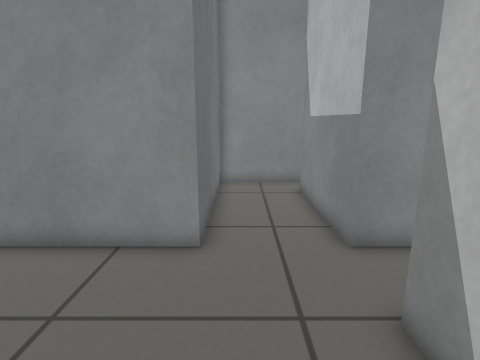
[1] (above)

16 first-person views from a walk through a robot-simulator world made for Gazebo. The camera is 0.78 m above the floor, tilts 12° down and sees 80° across. The floor is counted in squares, 0.25 m on a side. Each view is taken from the middle of a square. On the plan, view 1 faces up. The plan holds only what a view shows up to about 20 squares ahead; the rest is blank.

[2]
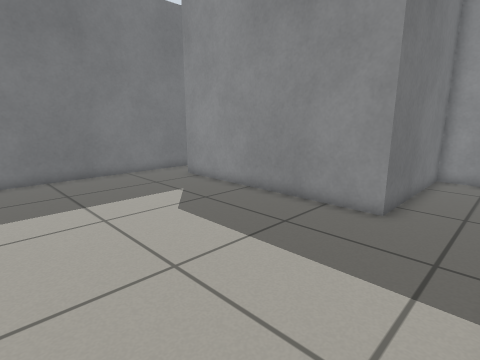

[3]
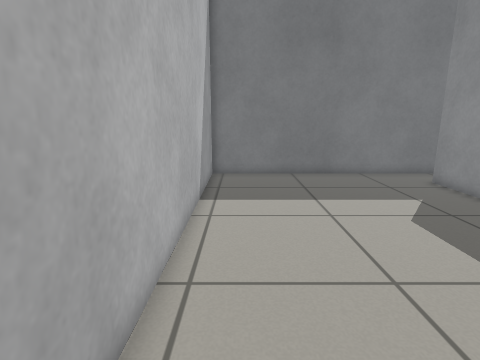

[4]
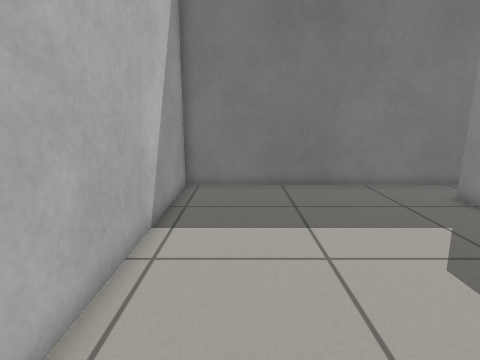

[5]
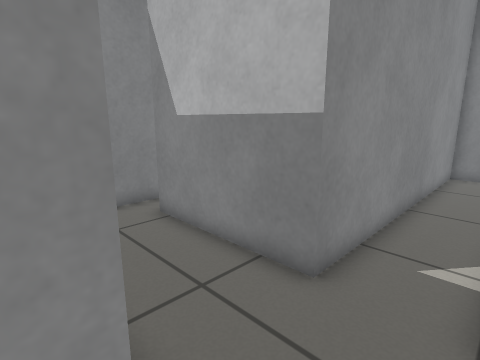

[6]
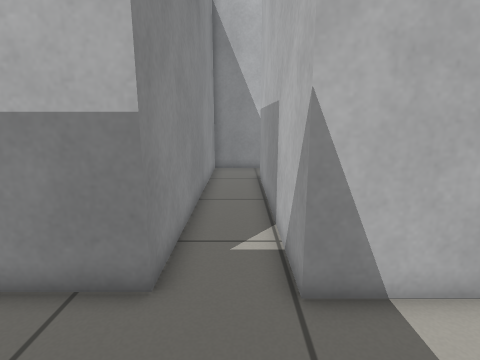

[7]
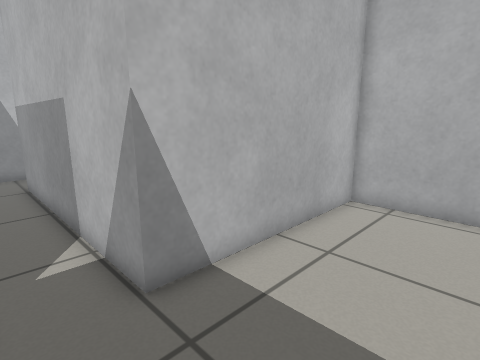

[8]
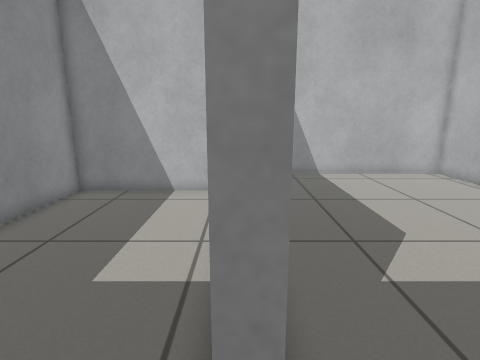

[9]
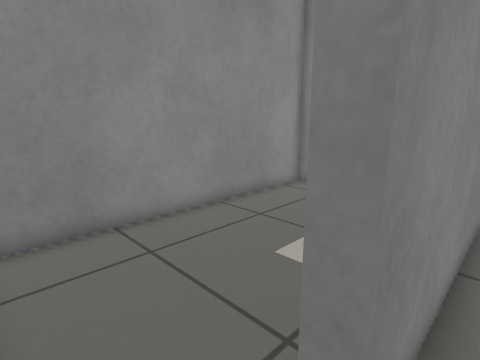

[10]
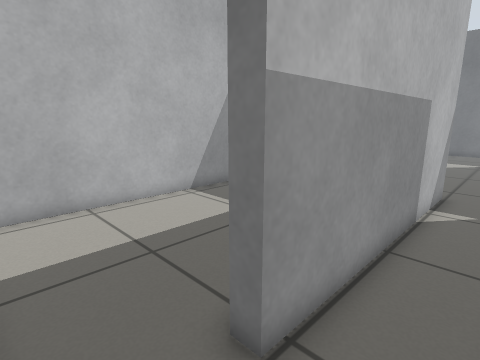

[11]
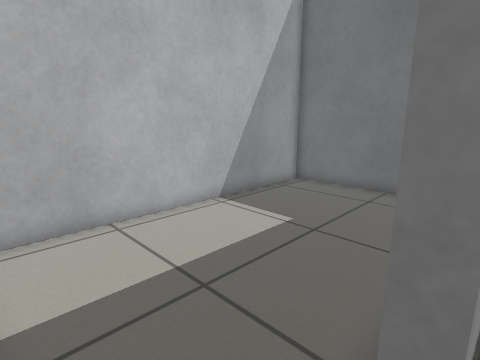

[12]
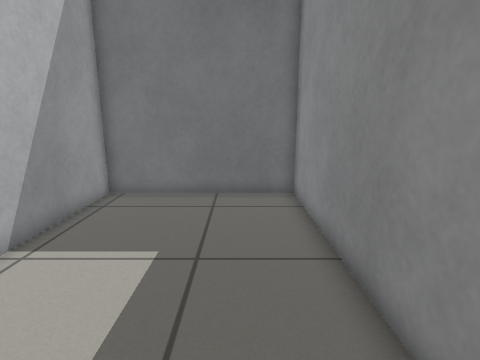

[13]
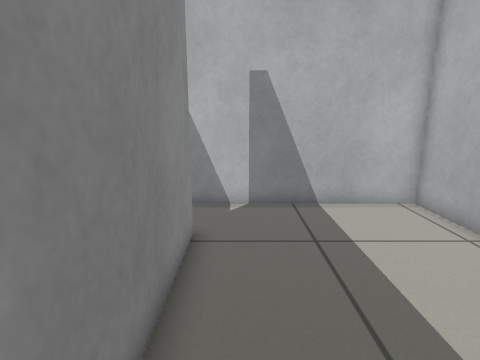

[14]
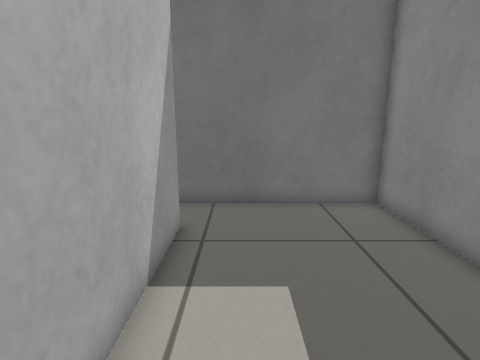

[15]
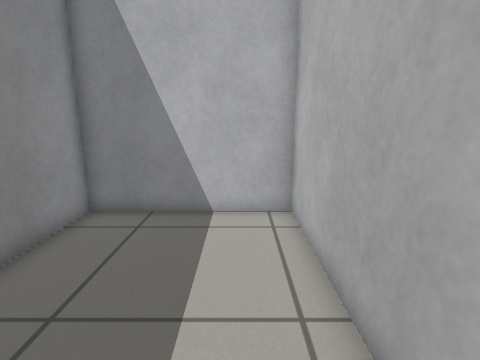

[16]
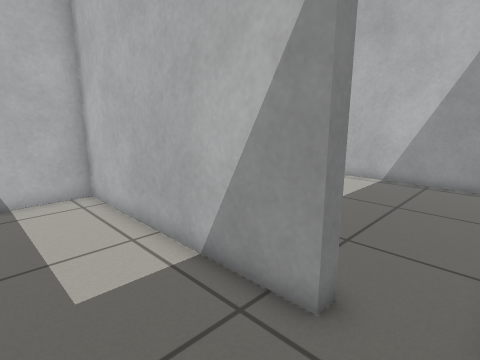

### Floor plan
Ten units are one square. View 1 is at (0, 0); x grows to the right and y downward. Boxes are objects, and circles mark ways between rooms. Rooms are numbered by the first view taken in them; rooms with no view inside come last. Other rooms are left out.
<svg viewBox="-149 -147 318 198">
<path fill="none" stroke="#000" d="M-144 -75 -144 46 25 46 25 -39 135 -39M36 -142 -10 -142 -10 -66 -120 -66 -120 -72M164 -46 164 -66 27 -66 27 -126M135 -39 135 -33 31 -33 31 46 164 46 164 -46M-120 -72 -16 -72 -16 -142 -144 -142 -144 -75"/>
<circle cx="150" cy="-35" r="3" fill="#2a7"/>
<circle cx="-130" cy="-70" r="3" fill="#2a7"/>
<text x="-40" y="-20">1</text>
<text x="100" y="10">2</text>
<text x="-80" y="-110">3</text>
</svg>
Room 1 opens to room 2. Room 1 opens to room 3.

Where each view was taken, in squares from view 1:
view 1: 0 up, 0 right, facing up
view 2: 3 down, 2 right, facing up-left
view 3: 3 down, 2 right, facing left
view 4: 2 down, 1 left, facing left
view 5: 4 up, 2 left, facing up-right
view 6: 5 up, 2 left, facing right
view 7: 6 up, 2 left, facing down-right
view 8: 7 up, 14 left, facing right
view 9: 6 up, 14 left, facing up-right
view 10: 6 up, 16 right, facing down-left
view 11: 4 up, 16 right, facing down-left
view 12: 1 up, 15 right, facing left
view 13: 2 up, 6 right, facing right
view 14: 9 up, 4 left, facing left
view 15: 9 up, 11 left, facing right
view 16: 11 up, 14 left, facing down-right
